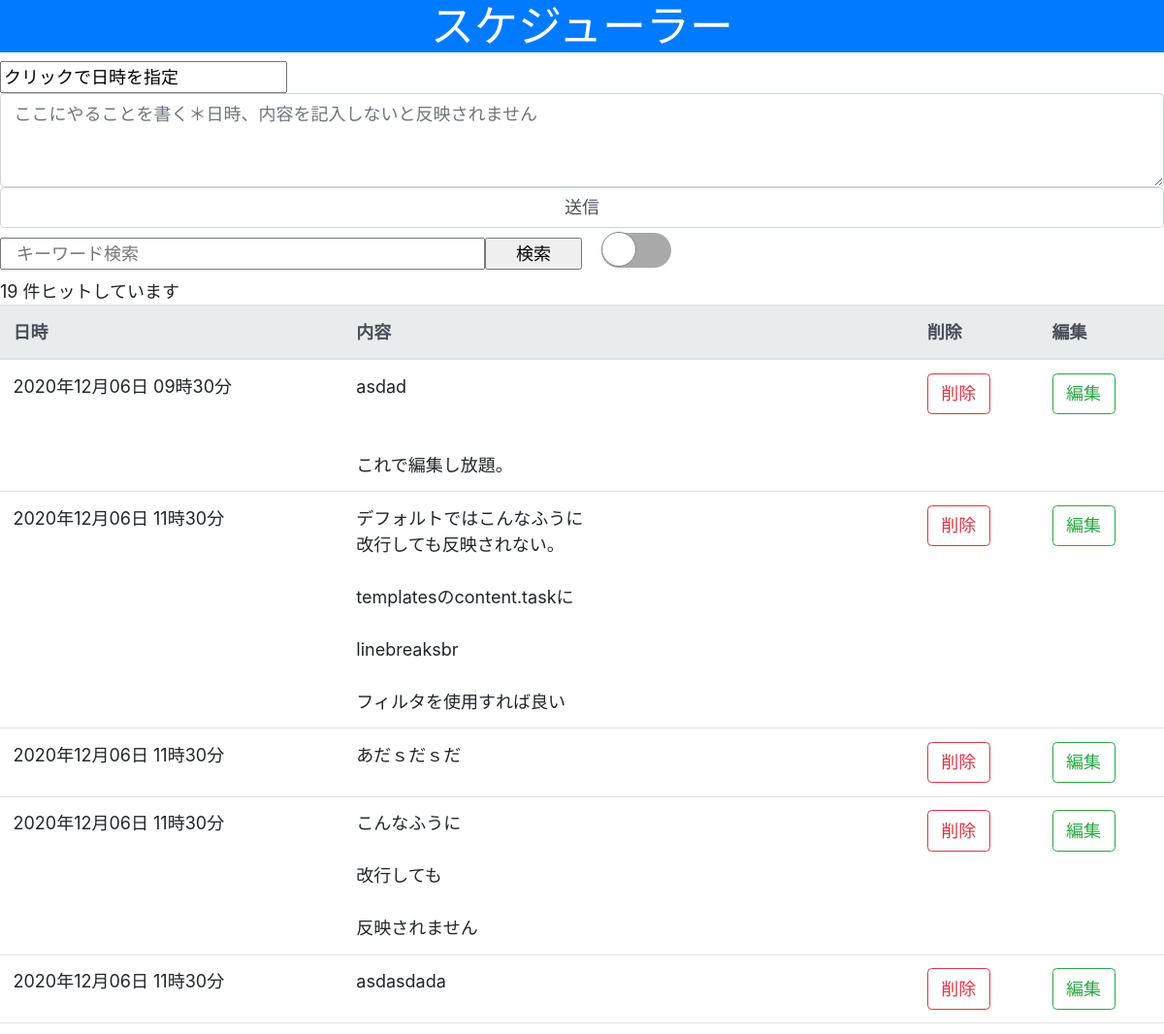
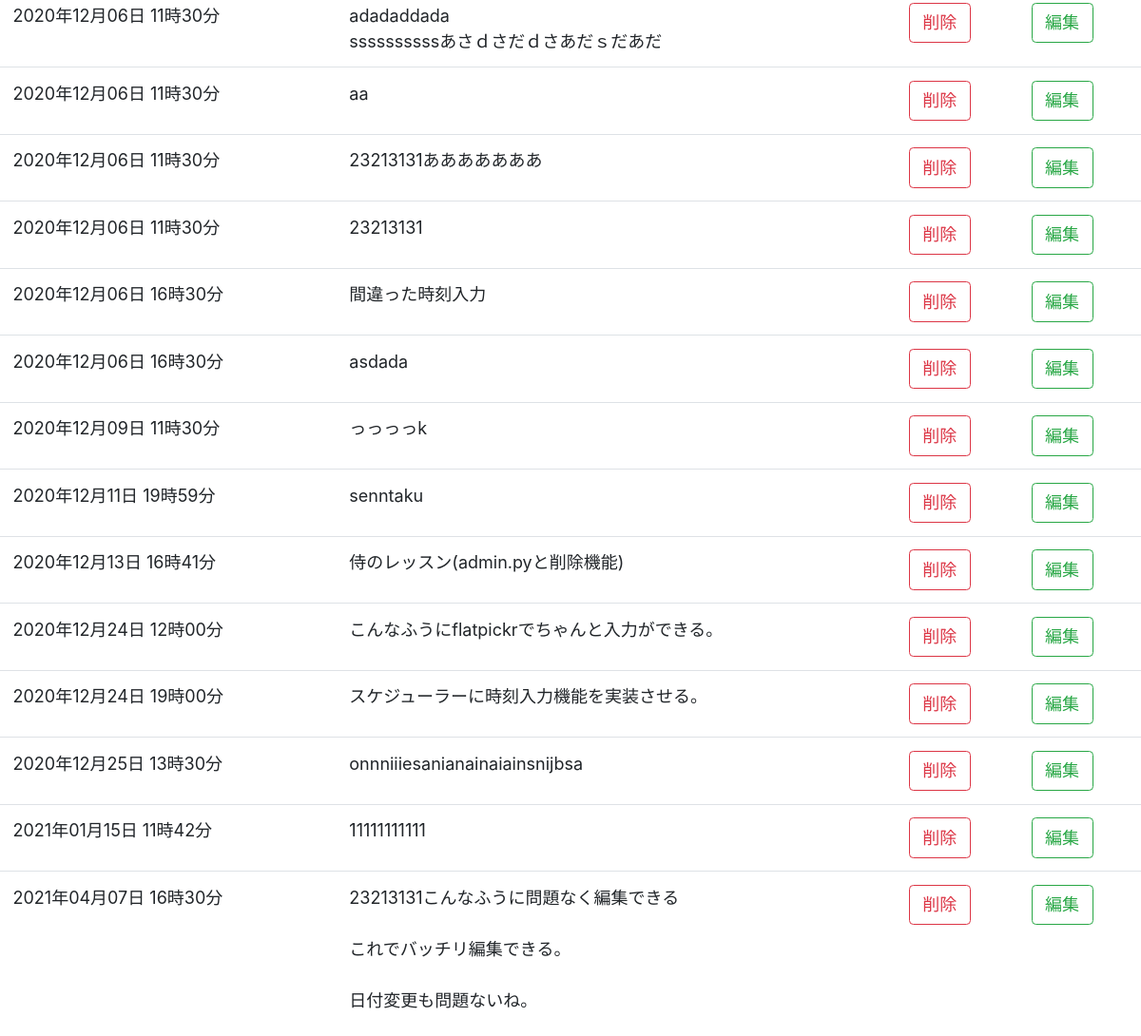
Before: / with the older database file (2 pictures, top to bottom).
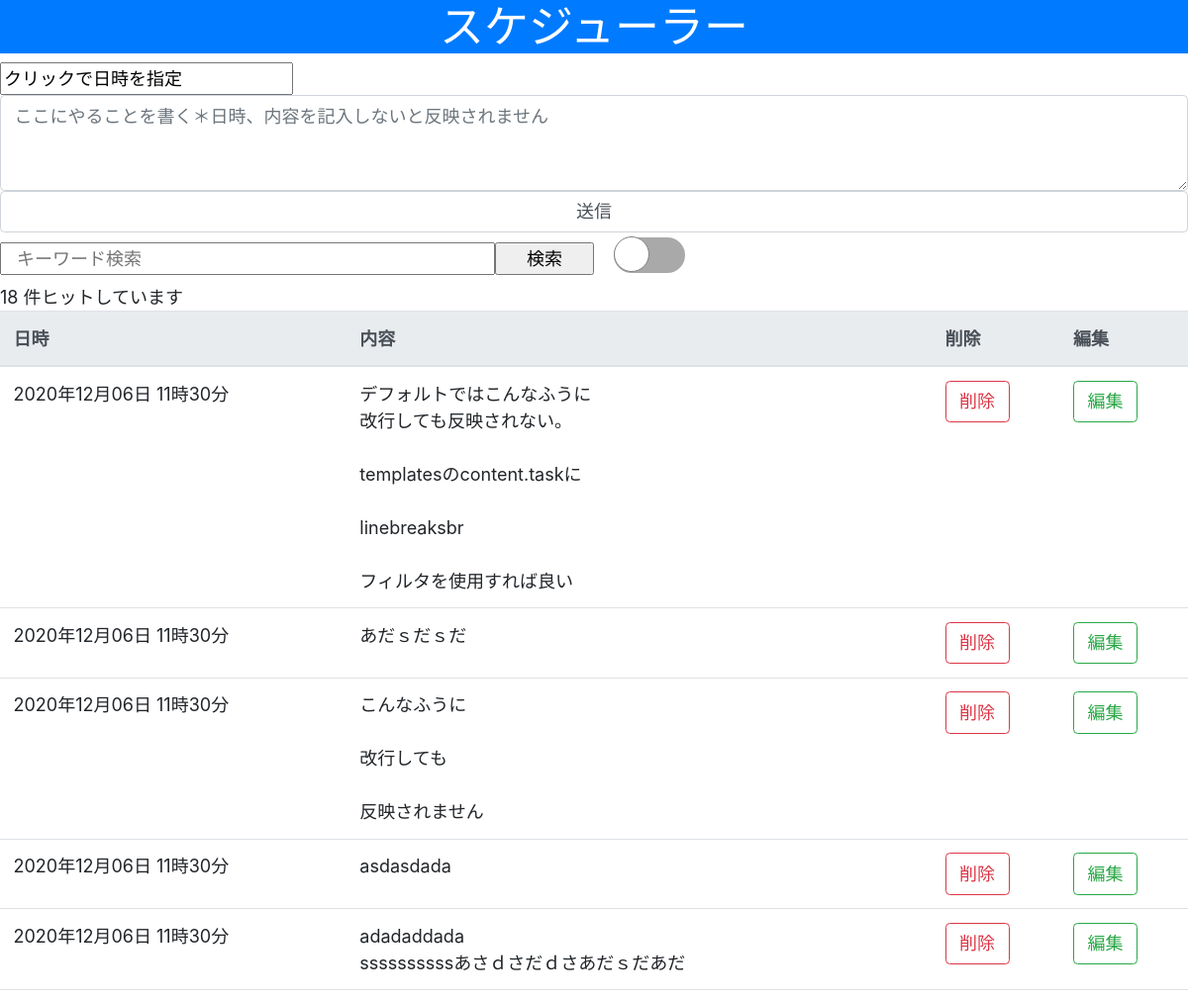
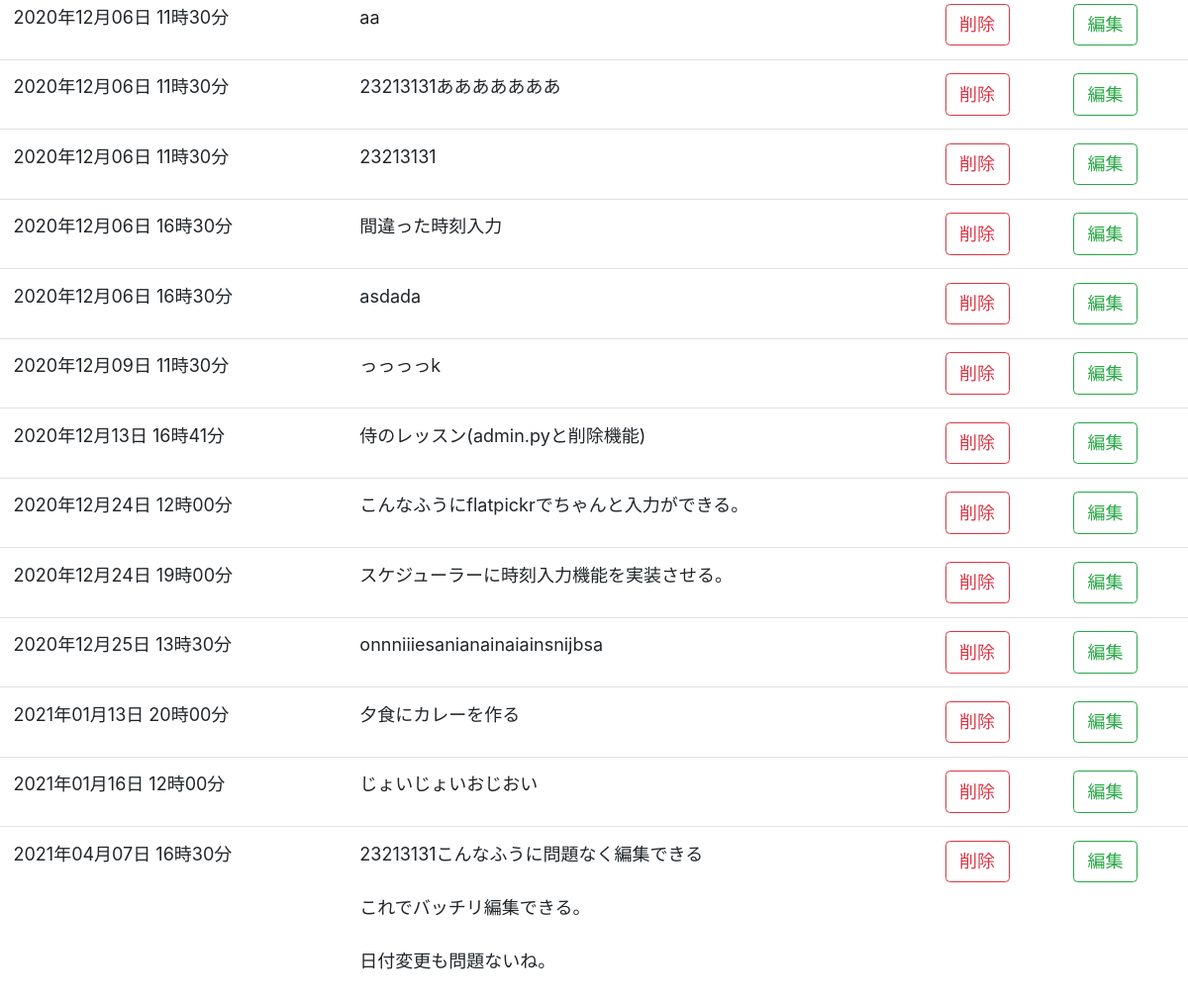
After: the same page with the newer database file (2 pictures, top to bottom).
### scheduler/models.py (models this page shows, shortened)
class Scheduler(models.Model):
    class Meta:
        db_table    = "scheduler"
    deadline    = models.DateTimeField(verbose_name="締め切り日時")
    task        = models.CharField(verbose_name="やること",max_length=500)
    done        = models.BooleanField(default=False)

### scheduler/views.py (the view, shortened to what this page needs)
class SchedulerView(View):
    def get(self, request, *args, **kwargs):
        if "search" in request.GET:
                if request.GET["search"] == "" or request.GET["search"].isspace():
                    return redirect("scheduler:index")
                search = request.GET["search"].replace("　", " ")
                search_list = search.split(" ")
                query = Q()
                for word in search_list:
                    if "checkbox" in request.GET:
                        if request.GET["checkbox"]:
                            query &= Q(task__contains=word)
                        else:
                            query |= Q(task__contains=word)
                    else:
                        query |= Q(task__contains=word)
                data = Scheduler.objects.filter(query)
        else:
                data = Scheduler.objects.all().order_by("deadline")
        context = {"data": data}
        return render(request, "scheduler/index.html", context)

### templates/scheduler/index.html (shortened to what this page needs)
{% load static %}
<!DOCTYPE html>
<html lang="ja">
<head>
    <link rel="stylesheet" href="https://stackpath.bootstrapcdn.com/bootstrap/4.4.1/css/bootstrap.min.css">
    <link rel="stylesheet" href="{% static 'scheduler/css/style.css' %}">
    <link rel="stylesheet" href="https://cdn.jsdelivr.net/npm/flatpickr/dist/flatpickr.min.css">
</head>
<body onload="LoadProc();">
    <h1 class="bg-primary text-center text-white">スケジューラー</h1>
    <main class="containerM">
        <form method="POST">
            <input id="dt" type="text" name="deadline" readonly value="クリックで日時を指定" required>
            <textarea class="form-control" name="task" placeholder="ここにやることを書く＊日時、内容を記入しないと反映されません" rows="3" required maxlength="500"></textarea>
            <input class="form-control" type="submit" value="送信">
        </form>
        <form action="" method="GET">
            <div class="row align-items-center mx-0">
                <input class="col-5" type="text" name="search" placeholder="キーワード検索" value="{{ request.GET.search }}">
                <input class="col-1" type="submit" value="{{ ANDOR }}検索">
                    <div class="ui_demo_area col-2">
                        <input id="ios_chk_01" name="checkbox" class="ui20-input_chk" type="checkbox" {% if request.GET.checkbox %}checked{% endif %}><label class="ui20-ios_conf" for="ios_chk_01"></label>
                    </div>
            </div>
        </form>
        <div class="table-responsive My-table">
            <table class="table">
                <tbody class="border">
                <div>{{ data|length }} 件ヒットしています</div>
                    <thead class="thead-light">
                        <tr><th><div>日時</div></th><th><div>内容</div></th><th style="white-space:nowrap;"><div>削除</div></th><th style="white-space:nowrap;"><div>編集</div></th></tr>
                    </thead>
                    {% for content in data %}
                    <tr><td style="white-space:nowrap;"><div id="{{ content.id }}_deadline">{{ content.deadline|date:"Y年m月d日 H時i分" }}</div></td><td><div id="{{ content.id }}_task">{{ content.task|linebreaksbr }}</div></td>
                        <td style="white-space:nowrap;">
                            <div>
                                <form action="{% url 'scheduler:delete' %}" method="post">
                                    <button class="btn btn-outline-danger" name="id" value ="{{ content.id }}">削除</button>
                                </form>
                            </div>
                        </td>
                        <td style="white-space:nowrap;">
                            <div>
                                <button class="btn btn-outline-success edit_button" value="{{ content.id }}">編集</button>
                            </div>
                        </td>
                    </tr>
                    {% endfor %}
                </tbody>
            </table>
        </div>
    </main>
</body>
</html>

### static/scheduler/css/style.css (style rules this page uses)
html { font-size: 18px; }
tr { display: table-row; vertical-align: inherit; border-color: inherit; }
th { text-align: inherit; }
.My-table { height: 60vh; overflow: scroll; }
.ui20-ios_conf { display:inline-block; position:relative; padding:1rem 2rem; margin:0.25rem; border-radius:1rem; background:darkgray; transition:0.2s; cursor:pointer; }
.ui20-ios_conf::before { content:""; position:absolute; top:-1px; left:0; width:50%; height:100%; border:1px solid gray; border-radius:1rem; background:white; transition:0.2s; }

Changed rows visible on the page:
removed Scheduler: deadline "2020年12月06日 09時30分", task "asdad これで編集し放題。", {{ content.id }} 6 (drawn)
removed Scheduler: deadline "2020年12月11日 19時59分", task "senntaku", {{ content.id }} 9 (drawn)
removed Scheduler: deadline "2021年01月15日 11時42分", task "11111111111", {{ content.id }} 29 (drawn)
added Scheduler: deadline "2021年01月13日 20時00分", task "夕食にカレーを作る", {{ content.id }} 9 (drawn)
added Scheduler: deadline "2021年01月16日 12時00分", task "じょいじょいおじおい", {{ content.id }} 33 (drawn)
Other visible differences:
{{ data|length }}: "19" → "18"
